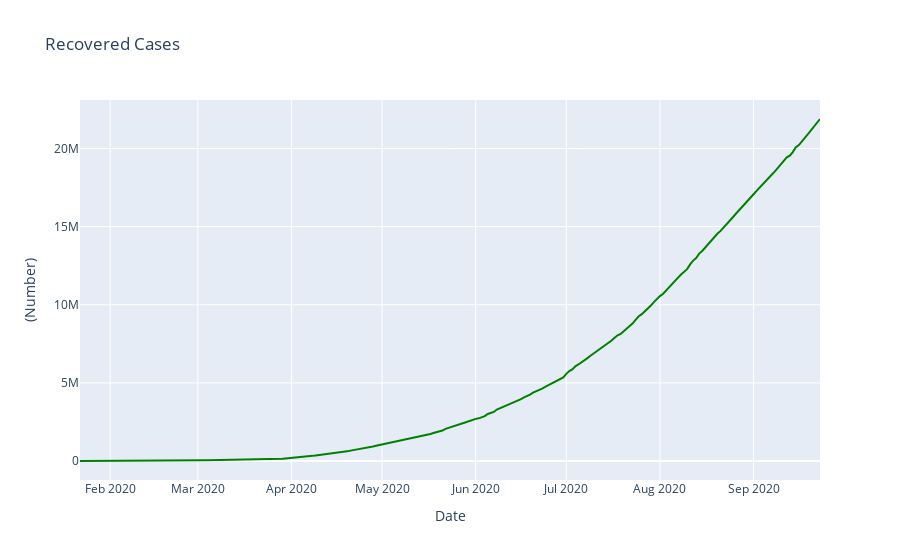

Notebook code cell kept with this figure:
### Code cell
recovered_graph = go.Scatter(x=cumulative_recovered.Date,y=cumulative_recovered.Recovered, marker=dict(color='green'))
layout = go.Layout(title='Recovered Cases', xaxis=dict(title='Date'), yaxis=dict(title='(Number)'))
fig = go.Figure(data=[recovered_graph], layout=layout)
py.iplot(fig)

### Figure 1 — Plotly figure (JSON) as saved in the notebook; plotly's stock layout.template omitted (floating-point values rounded to 4 significant figures; data arrays with more than 128 entries replaced by an {"elided": "..."} marker saying what was removed)
{"data": [{"marker": {"color": "green"}, "type": "scatter", "x": {"elided": "246 str values"}, "y": {"elided": "246 int values"}}], "layout": {"title": {"text": "Recovered Cases"}, "xaxis": {"title": {"text": "Date"}}, "yaxis": {"title": {"text": "(Number)"}}}}
